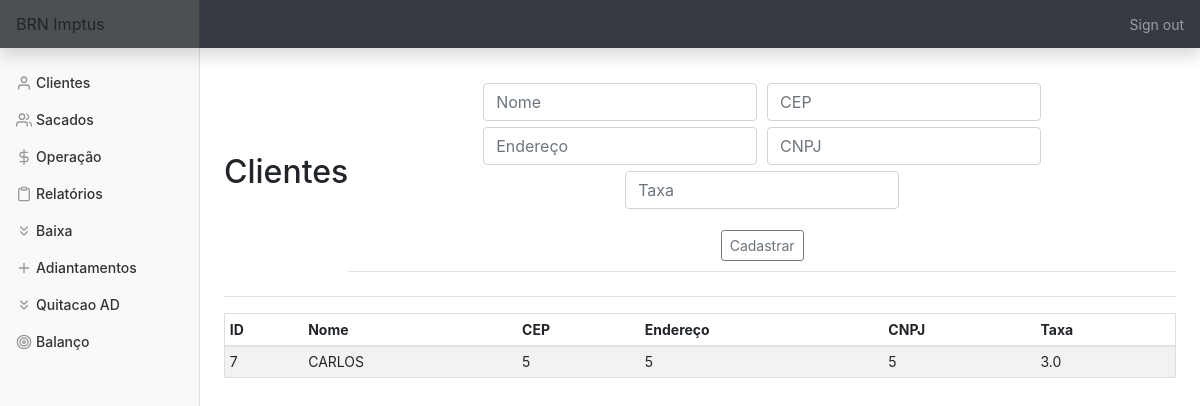
/clientes (signed in), run on an earlier commit of the app's database.
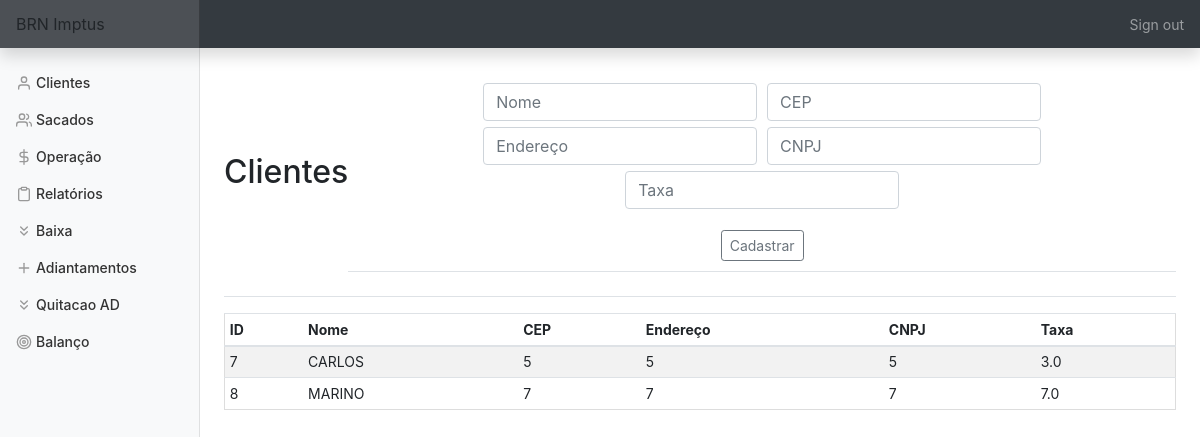
And on a later commit of the database.
### tables this page shows
CREATE TABLE clientes (id INTEGER PRIMARY KEY AUTOINCREMENT NOT NULL,
						nome TEXT NOT NULL,
						cep TEXT NOT NULL,
						endereço TEXT NOT NULL, cnpj TEXT, taxa FLOAT);

### app.py (the view, shortened to what this page needs)
@app.route('/clientes', methods=['GET', 'POST'])
@login_required
def clientes():
    con = sqlite3.connect(DATABASE)
    con.row_factory = sqlite3.Row
    cur = con.cursor()
    if request.method == 'GET':
        cur.execute('SELECT * FROM clientes ORDER BY nome')
        rows = cur.fetchall()
        return render_template('clientes.html', rows=rows)

### app.py (called while the page is built)
@app.after_request
def after_request(response):
    response.headers["Cache-Control"] = "no-cache, no-store, must-revalidate"
    response.headers["Expires"] = 0
    response.headers["Pragma"] = "no-cache"
    return response

### helper.py (called while the page is built)
def login_required(f):
    @wraps(f)
    def decorated_function(*args, **kwargs):
        if session.get("user_id") is None:
            return redirect("/login")
        return f(*args, **kwargs)
    return decorated_function

### templates/clientes.html (shortened to what this page needs)
{% extends "layout.html" %}
{% block main %}
    <div class='d-flex justify-content-between flex-warp flex-md-nowrap align-items-center pt-3 pb-2 mb-3 border-bottom'>
        <h1 class='h2'>Clientes</h1>
        <div class='d-flex justify-content-between flex-warp flex-md-nowrap align-items-center pt-3 pb-2 mb-3 border-bottom'>
            <form action='clientes' method='POST'>
                <div class='form-group'>
                    <input name='nome' autofocus class='form-control' placeholder='Nome' type='text'>
                    <input name='cep' autofocus class='form-control' placeholder='CEP' type='number'>
                    <input name='endereco' autofocus class='form-control' placeholder='Endereço' type='text'>
                    <input name='cnpj' autofocus class='form-control' placeholder='CNPJ' type='text'>
                    <input name='tx' autofocus class='form-control' placeholder='Taxa' type='number' step='0.01'>
                </div>
                <button type='submit' class='btn btn-sm btn-outline-secondary'>Cadastrar</button>
            </form>
        </div>
    </div>
    <div class='table-responsive'>
        <table class='table table-striped table-sm'>
            <thead>
                <tr>
                    <th>ID</th>
                    <th>Nome</th>
                    <th>CEP</th>
                    <th>Endereço</th>
                    <th>CNPJ</th>
                    <th>Taxa</th>
                </tr>
            </thead>
            <tbody>
                {% for row in rows %}
                    <tr>
                        <td>{{ row['id'] }}</td>
                        <td>{{ row['nome'] }}</td>
                        <td>{{ row['cep'] }}</td>
                        <td>{{ row['endereço'] }}</td>
                        <td>{{ row['cnpj'] }}</td>
                        <td>{{ row['taxa'] }}</td>
                    </tr>
                {% endfor %}
            </tbody>
        </table>
    </div>
{% endblock %}

What changed in the data, as far as the page shows it:
added clientes: id "8", nome "MARINO", cep "7", endereço "7", cnpj "7", taxa "7.0"
